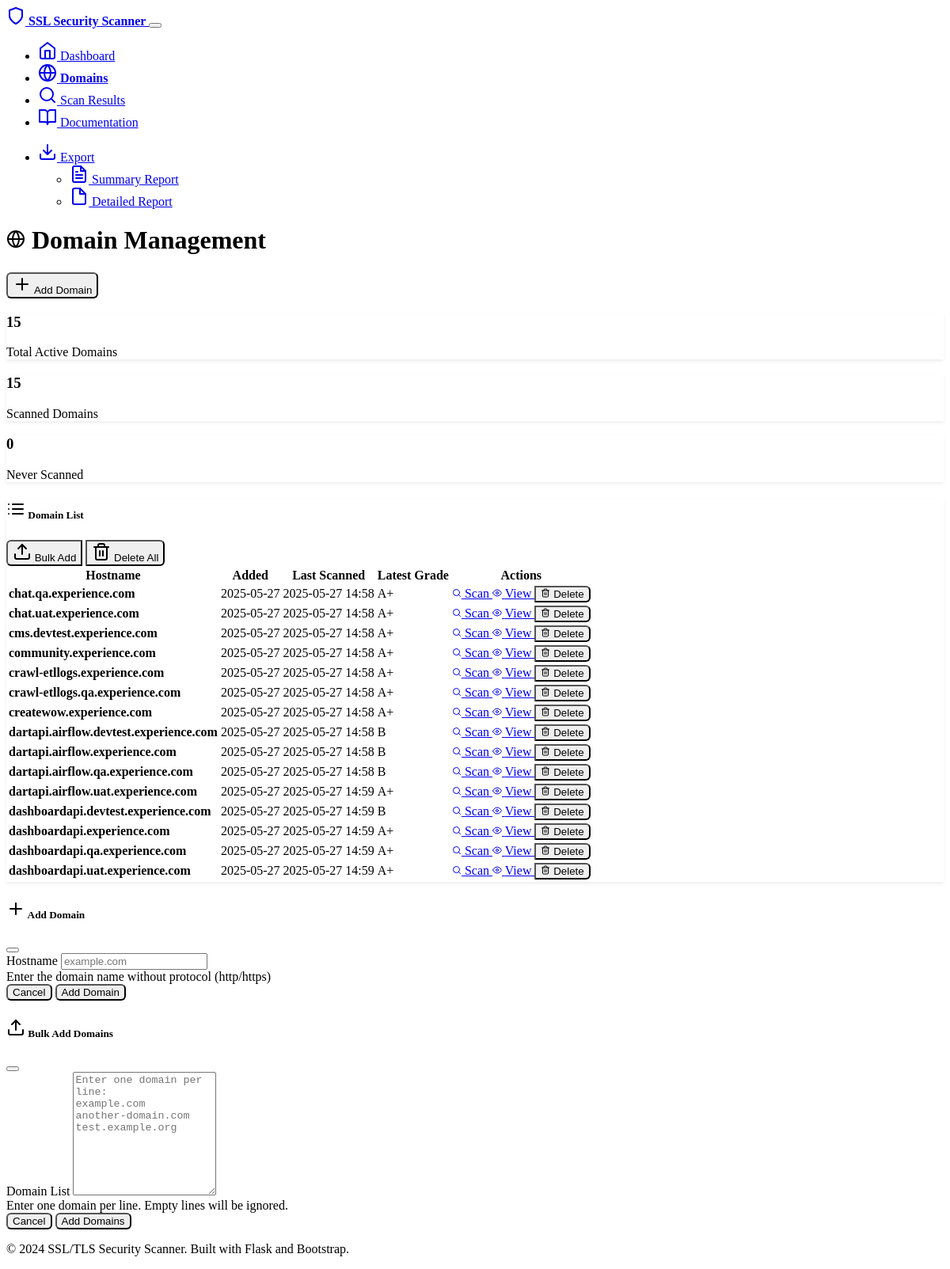
Page /domains on the committed database.
### models.py (models this page shows, shortened)
class Domain(db.Model):
    id = db.Column(Integer, primary_key=True)
    hostname = db.Column(String(255), unique=True, nullable=False)
    active = db.Column(Boolean, default=True)
    created_at = db.Column(DateTime, default=datetime.utcnow)
    last_scanned = db.Column(DateTime)
    scan_results = db.relationship('ScanResult', backref='domain', lazy=True, cascade='all, delete-orphan')

class ScanResult(db.Model):
    id = db.Column(Integer, primary_key=True)
    domain_id = db.Column(Integer, db.ForeignKey('domain.id'), nullable=False)
    scan_date = db.Column(DateTime, default=datetime.utcnow)
    sslv2_enabled = db.Column(Boolean, default=False)
    sslv3_enabled = db.Column(Boolean, default=False)
    tlsv1_0_enabled = db.Column(Boolean, default=False)
    tlsv1_1_enabled = db.Column(Boolean, default=False)
    tlsv1_2_enabled = db.Column(Boolean, default=False)
    tlsv1_3_enabled = db.Column(Boolean, default=False)
    heartbleed_vulnerable = db.Column(Boolean, default=False)
    fallback_scsv_supported = db.Column(Boolean, default=False)
    secure_renegotiation = db.Column(Boolean, default=False)
    compression_enabled = db.Column(Boolean, default=False)
    cert_signature_algorithm = db.Column(String(100))
    cert_key_strength = db.Column(Integer)
    cert_subject = db.Column(String(500))
    cert_issuer = db.Column(String(500))
    cert_not_before = db.Column(DateTime)
    cert_not_after = db.Column(DateTime)
    weak_ciphers_count = db.Column(Integer, default=0)
    supported_ciphers = db.Column(Text)  # JSON string of cipher details
    security_score = db.Column(Float, default=0.0)  # 0-100 score
    security_grade = db.Column(String(2))  # A+, A, B, C, D, F
    has_deprecated_protocols = db.Column(Boolean, default=False)
    raw_output = db.Column(Text)
    scan_successful = db.Column(Boolean, default=True)
    error_message = db.Column(Text)

### routes.py (the view)
@app.route('/domains')
def domains():
    page = request.args.get('page', 1, type=int)
    per_page = 20
    domains = Domain.query.filter_by(active=True).paginate(
        page=page, per_page=per_page, error_out=False
    )
    return render_template('domains.html', domains=domains)

### templates/domains.html (shortened to what this page needs)
{% extends "base.html" %}
{% block content %}
<div class="row">
    <div class="col-12">
        <div class="d-flex justify-content-between align-items-center mb-4">
            <h1>
                <i data-feather="globe" class="me-2"></i>
                Domain Management
            </h1>
            <button class="btn btn-primary" data-bs-toggle="modal" data-bs-target="#addDomainModal">
                <i data-feather="plus" class="me-2"></i>
                Add Domain
            </button>
        </div>
    </div>
</div>
<div class="row mb-4">
    <div class="col-md-4">
        <div class="card bg-info">
            <div class="card-body text-center">
                <h3>{{ domains.total }}</h3>
                <p class="mb-0">Total Active Domains</p>
            </div>
        </div>
    </div>
    <div class="col-md-4">
        <div class="card bg-success">
            <div class="card-body text-center">
                <h3>{{ domains.items | selectattr('last_scanned') | list | length }}</h3>
                <p class="mb-0">Scanned Domains</p>
            </div>
        </div>
    </div>
    <div class="col-md-4">
        <div class="card bg-warning">
            <div class="card-body text-center">
                <h3>{{ domains.items | rejectattr('last_scanned') | list | length }}</h3>
                <p class="mb-0">Never Scanned</p>
            </div>
        </div>
    </div>
</div>
<div class="row">
    <div class="col-12">
        <div class="card">
            <div class="card-header d-flex justify-content-between align-items-center">
                <h5 class="mb-0">
                    <i data-feather="list" class="me-2"></i>
                    Domain List
                </h5>
                <div class="btn-group" role="group">
                    <button class="btn btn-sm btn-outline-secondary" data-bs-toggle="modal" data-bs-target="#bulkAddModal">
                        <i data-feather="upload" class="me-2"></i>
                        Bulk Add
                    </button>
                    <button class="btn btn-sm btn-outline-danger" onclick="confirmDeleteAll()">
                        <i data-feather="trash-2" class="me-2"></i>
                        Delete All
                    </button>
                </div>
            </div>
            <div class="card-body">
                {% if domains.items %}
                <div class="table-responsive">
                    <table class="table table-hover">
                        <thead>
                            <tr>
                                <th>Hostname</th>
                                <th>Added</th>
                                <th>Last Scanned</th>
                                <th>Latest Grade</th>
                                <th>Actions</th>
                            </tr>
                        </thead>
                        <tbody>
                            {% for domain in domains.items %}
                            <tr>
                                <td>
                                    <strong>{{ domain.hostname }}</strong>
                                </td>
                                <td>{{ domain.created_at.strftime('%Y-%m-%d') if domain.created_at else 'N/A' }}</td>
                                <td>
                                    {% if domain.last_scanned %}
                                        {{ domain.last_scanned.strftime('%Y-%m-%d %H:%M') }}
                                    {% else %}
                                        <span class="text-muted">Never</span>
                                    {% endif %}
                                </td>
                                <td>
                                    {% if domain.scan_results %}
                                        {% set latest_scan = domain.scan_results | selectattr('scan_successful') | sort(attribute='scan_date', reverse=true) | first %}
                                        {% if latest_scan and latest_scan.security_grade %}
                                            <span class="badge bg-{{ 'success' if latest_scan.security_grade in ['A+', 'A'] else 'warning' if latest_scan.security_grade == 'B' else 'danger' }}">
                                                {{ latest_scan.security_grade }}
                                            </span>
                                        {% else %}
                                            <span class="text-muted">-</span>
                                        {% endif %}
                                    {% else %}
                                        <span class="text-muted">-</span>
                                    {% endif %}
                                </td>
                                <td>
                                    <div class="btn-group" role="group">
                                        <a href="{{ url_for('scan_single_domain', domain_id=domain.id) }}"
                                           class="btn btn-sm btn-outline-primary">
                                            <i data-feather="search" width="12" height="12"></i>
                                            Scan
                                        </a>
                                        <a href="{{ url_for('domain_detail', domain_id=domain.id) }}"
                                           class="btn btn-sm btn-outline-info">
                                            <i data-feather="eye" width="12" height="12"></i>
                                            View
                                        </a>
                                        <button type="button" class="btn btn-sm btn-outline-danger"
                                                onclick="confirmDelete('{{ domain.hostname }}', {{ domain.id }})">
                                            <i data-feather="trash-2" width="12" height="12"></i>
                                            Delete
                                        </button>
                                    </div>
                                </td>
                            </tr>
                            {% endfor %}
                        </tbody>
                    </table>
                </div>
                {% endif %}
            </div>
        </div>
    </div>
</div>
<div class="modal fade" id="addDomainModal" tabindex="-1" aria-labelledby="addDomainModalLabel" aria-hidden="true">
    <div class="modal-dialog">
        <div class="modal-content">
            <div class="modal-header">
                <h5 class="modal-title" id="addDomainModalLabel">
                    <i data-feather="plus" class="me-2"></i>
                    Add Domain
                </h5>
                <button type="button" class="btn-close" data-bs-dismiss="modal" aria-label="Close"></button>
            </div>
            <form method="POST" action="{{ url_for('add_domain') }}">
                <div class="modal-body">
                    <div class="mb-3">
                        <label for="hostname" class="form-label">Hostname</label>
                        <input type="text" class="form-control" id="hostname" name="hostname"
                               placeholder="example.com" required>
                        <div class="form-text">Enter the domain name without protocol (http/https)</div>
                    </div>
                </div>
                <div class="modal-footer">
                    <button type="button" class="btn btn-secondary" data-bs-dismiss="modal">Cancel</button>
                    <button type="submit" class="btn btn-primary">Add Domain</button>
                </div>
            </form>
        </div>
    </div>
</div>
<div class="modal fade" id="bulkAddModal" tabindex="-1" aria-labelledby="bulkAddModalLabel" aria-hidden="true">
    <div class="modal-dialog modal-lg">
        <div class="modal-content">
            <div class="modal-header">
                <h5 class="modal-title" id="bulkAddModalLabel">
                    <i data-feather="upload" class="me-2"></i>
                    Bulk Add Domains
                </h5>
                <button type="button" class="btn-close" data-bs-dismiss="modal" aria-label="Close"></button>
            </div>
            <form method="POST" action="{{ url_for('bulk_add_domains') }}">
                <div class="modal-body">
                    <div class="mb-3">
                        <label for="domains_text" class="form-label">Domain List</label>
                        <textarea class="form-control" id="domains_text" name="domains_text" rows="10"
                                  placeholder="Enter one domain per line:&#10;example.com&#10;another-domain.com&#10;test.example.org" required></textarea>
                        <div class="form-text">Enter one domain per line. Empty lines will be ignored.</div>
                    </div>
                </div>
                <div class="modal-footer">
                    <button type="button" class="btn btn-secondary" data-bs-dismiss="modal">Cancel</button>
                    <button type="submit" class="btn btn-primary">Add Domains</button>
                </div>
            </form>
        </div>
    </div>
</div>
{% endblock %}

### static/css/style.css (style rules this page uses)
.card { border: none; box-shadow: 0 0.125rem 0.25rem rgba(0, 0, 0, 0.075); transition: box-shadow 0.15s ease-in-out; }
.table th { border-top: none; font-weight: 600; color: var(--bs-primary); }
.modal-content { border: none; border-radius: 0.75rem; }
.modal-header { border-bottom: 1px solid rgba(var(--bs-border-color-rgb), 0.5); }
.modal-footer { border-top: 1px solid rgba(var(--bs-border-color-rgb), 0.5); }
.btn { border-radius: 0.375rem; font-weight: 500; }
.btn-group .btn { border-radius: 0; }
.btn-group .btn:first-child { border-top-left-radius: 0.375rem; border-bottom-left-radius: 0.375rem; }
.btn-group .btn:last-child { border-top-right-radius: 0.375rem; border-bottom-right-radius: 0.375rem; }
[data-bs-theme="dark"] .card { background-color: rgba(var(--bs-light-rgb), 0.05); }
[data-bs-theme="dark"] .table { --bs-table-bg: transparent; }

### rows in the picture
Domain: hostname "chat.qa.experience.com", created_at "2025-05-27", last_scanned "2025-05-27 14:58"
ScanResult: security_grade "A+"
Domain: hostname "chat.uat.experience.com", created_at "2025-05-27", last_scanned "2025-05-27 14:58"
ScanResult: security_grade "A+"
Domain: hostname "cms.devtest.experience.com", created_at "2025-05-27", last_scanned "2025-05-27 14:58"
ScanResult: security_grade "A+"
Domain: hostname "community.experience.com", created_at "2025-05-27", last_scanned "2025-05-27 14:58"
ScanResult: security_grade "A+"
Domain: hostname "crawl-etllogs.experience.com", created_at "2025-05-27", last_scanned "2025-05-27 14:58"
ScanResult: security_grade "A+"
Domain: hostname "crawl-etllogs.qa.experience.com", created_at "2025-05-27", last_scanned "2025-05-27 14:58"
ScanResult: security_grade "A+"
Domain: hostname "createwow.experience.com", created_at "2025-05-27", last_scanned "2025-05-27 14:58"
ScanResult: security_grade "A+"
Domain: hostname "dartapi.airflow.devtest.experience.com", created_at "2025-05-27", last_scanned "2025-05-27 14:58"
ScanResult: security_grade "B"
Domain: hostname "dartapi.airflow.experience.com", created_at "2025-05-27", last_scanned "2025-05-27 14:58"
ScanResult: security_grade "B"
Domain: hostname "dartapi.airflow.qa.experience.com", created_at "2025-05-27", last_scanned "2025-05-27 14:58"
ScanResult: security_grade "B"
Domain: hostname "dartapi.airflow.uat.experience.com", created_at "2025-05-27", last_scanned "2025-05-27 14:59"
ScanResult: security_grade "A+"
Domain: hostname "dashboardapi.devtest.experience.com", created_at "2025-05-27", last_scanned "2025-05-27 14:59"
ScanResult: security_grade "B"
Domain: hostname "dashboardapi.experience.com", created_at "2025-05-27", last_scanned "2025-05-27 14:59"
ScanResult: security_grade "A+"
Domain: hostname "dashboardapi.qa.experience.com", created_at "2025-05-27", last_scanned "2025-05-27 14:59"
ScanResult: security_grade "A+"
Domain: hostname "dashboardapi.uat.experience.com", created_at "2025-05-27", last_scanned "2025-05-27 14:59"
ScanResult: security_grade "A+"

### other values in the picture
{{ domains.total }} "15"
{{ domains.items | selectattr('last_scanned') | list | length }} "15"
{{ domains.items | rejectattr('last_scanned') | list | length }} "0"
